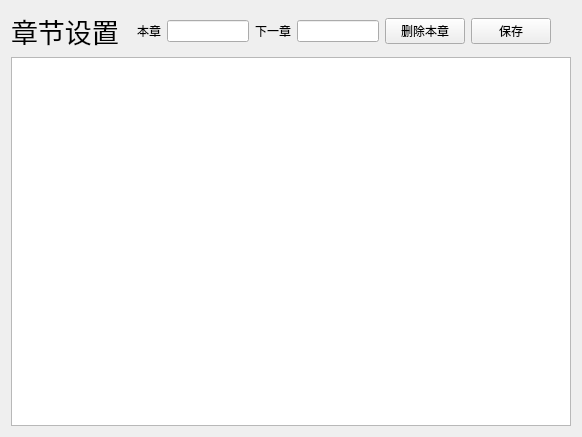
<?xml version="1.0" encoding="UTF-8"?>
<ui version="4.0">
 <class>ChapterEditor</class>
 <widget class="QWidget" name="ChapterEditor">
  <property name="geometry">
   <rect>
    <x>0</x>
    <y>0</y>
    <width>582</width>
    <height>437</height>
   </rect>
  </property>
  <property name="windowTitle">
   <string>Form</string>
  </property>
  <layout class="QGridLayout" name="gridLayout">
   <item row="1" column="0" colspan="10">
    <widget class="QListWidget" name="listWidget"/>
   </item>
   <item row="0" column="0">
    <widget class="QLabel" name="label">
     <property name="font">
      <font>
       <family>Arial</family>
       <pointsize>20</pointsize>
      </font>
     </property>
     <property name="text">
      <string>章节设置</string>
     </property>
    </widget>
   </item>
   <item row="0" column="5">
    <widget class="QLabel" name="label_2">
     <property name="text">
      <string>下一章</string>
     </property>
    </widget>
   </item>
   <item row="0" column="9">
    <spacer name="horizontalSpacer">
     <property name="orientation">
      <enum>Qt::Horizontal</enum>
     </property>
     <property name="sizeHint" stdset="0">
      <size>
       <width>40</width>
       <height>20</height>
      </size>
     </property>
    </spacer>
   </item>
   <item row="0" column="6">
    <widget class="QLineEdit" name="lineNext"/>
   </item>
   <item row="0" column="8">
    <widget class="QPushButton" name="win_save">
     <property name="text">
      <string>保存</string>
     </property>
    </widget>
   </item>
   <item row="0" column="4">
    <widget class="QLineEdit" name="lineCurrent"/>
   </item>
   <item row="0" column="3">
    <widget class="QLabel" name="Label">
     <property name="text">
      <string>本章</string>
     </property>
    </widget>
   </item>
   <item row="0" column="7">
    <widget class="QPushButton" name="btnRemove">
     <property name="text">
      <string>删除本章</string>
     </property>
    </widget>
   </item>
  </layout>
 </widget>
 <resources/>
 <connections/>
</ui>
